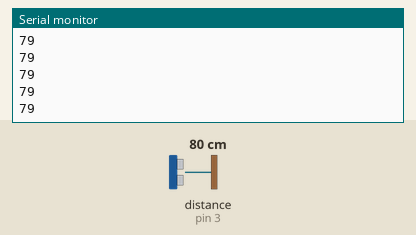
Recording of a sketch running on a simulated Arduino Uno, built with avr-gcc and run on an emulated ATmega328P. Shown: the last lines printed to the serial monitor. Wiring (inferred from the names in the program): ultrasonic range finder: trigger pin 2; echo pin 3. The test bench sets the inputs (shaded band); at power-on: distance to the obstacle (sensor on pin 3) 80 cm. The echo pulse lasts 58.3 µs per cm.

Above: at 1.2 s.
1.3 s: distance to the obstacle (sensor on pin 3) set to 2 cm
At 1.37 s:
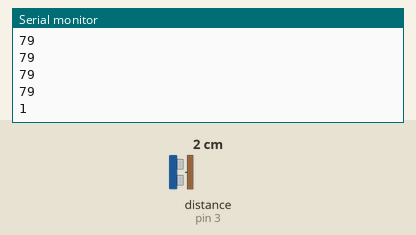
2.8 s: distance to the obstacle (sensor on pin 3) set to 4 cm
At 2.89 s:
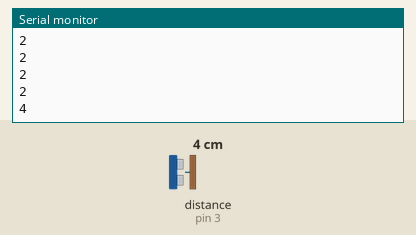
Timing chart, 0 to 5.8 s (numbered marks = the images above; inputs shaded):
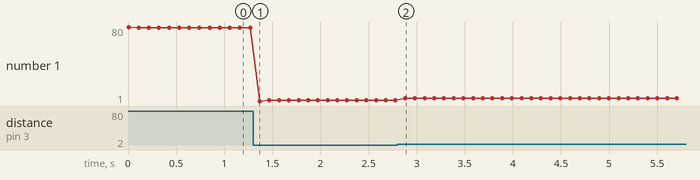

Measured:
- after the input at 1.3 s, the serial monitor: prints a new line after 0.07 s (image 1)
- after the input at 2.8 s, the serial monitor: prints a new line after 0.08 s (image 2)
- plotted number 1: 79 → 2 after the input at 1.3 s, 2 → 4 after the input at 2.8 s

The sketch:

UltrasonicSensor.ino
```cpp
//  초음파 센서
int trig =2;
int echo = 3;

void setup() {
  Serial.begin(9600);
  pinMode(trig, OUTPUT);
  pinMode(echo, INPUT);

}

void loop() {
  //  5v신호를 trig에 줌
  //  echo 입장에서 보낼때는 HIGH 도착하면 LOW
  digitalWrite(trig, HIGH);

  //   신호의 기간이 10 마이크로세컨드
  delayMicroseconds(10);
  digitalWrite(trig, LOW);
  //  모듈은 trig받아서 음파를 쏘기 시작하고 받음
  //  echo핀으로 아두이노에게 보냄

  long duration = pulseIn(echo, HIGH);//  echo신호가 전달될때 사이 신호를 계산해주는 함수
  long distance = duration / 58.2 ; //  58.2라는 상수로 나눔(음속을 2로 나눈후 cm로 단위변화)
  Serial.println(distance);
  delay(100);
}
```
